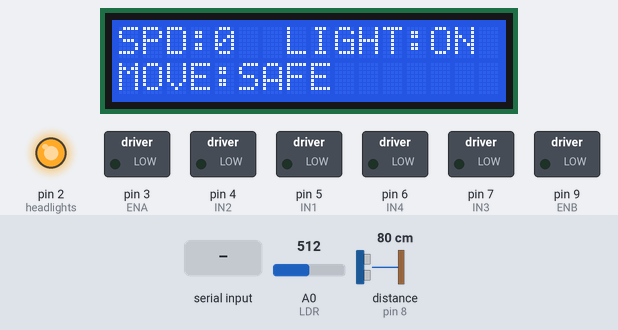
Recording of a sketch running on a simulated Arduino Uno, built with avr-gcc and run on an emulated ATmega328P. On the bench: 16×2 character LCD, switched loads named in the sketch (green lamp = pin HIGH), output pins drawn as LEDs (lit = HIGH). Wiring (inferred from the names in the program): ultrasonic range finder: trigger pin 12; echo pin 8. The test bench sets the inputs (shaded band); at power-on: A0 (LDR) = 512, distance to the obstacle (sensor on pin 8) 80 cm. The echo pulse lasts 58.3 µs per cm; pins used as bus, display or sensor lines are not drawn; what the sketch prints to the serial monitor is not drawn.

Above: at 2.7 s.
2.8 s: "3" received over the second serial link
At 2.99 s:
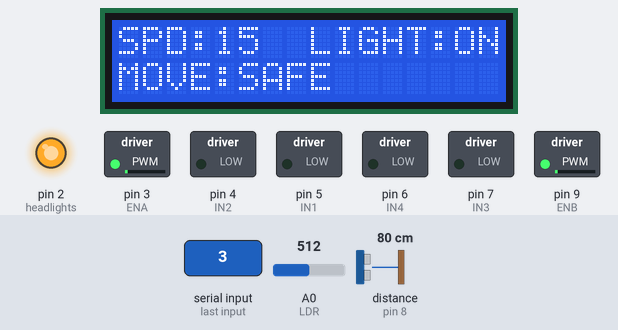
4.5 s: A0 (LDR) set to 412
6.2 s: A0 (LDR) set to 389
At 7.4 s:
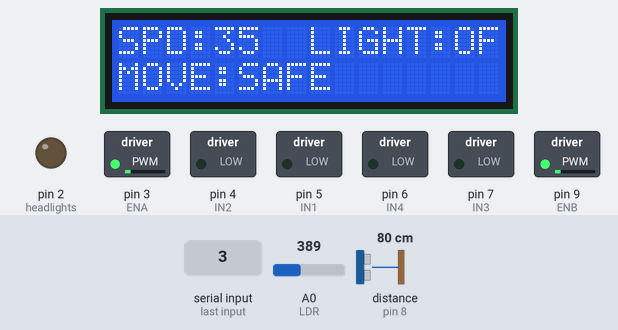
7.7 s: distance to the obstacle (sensor on pin 8) set to 21 cm
At 7.85 s:
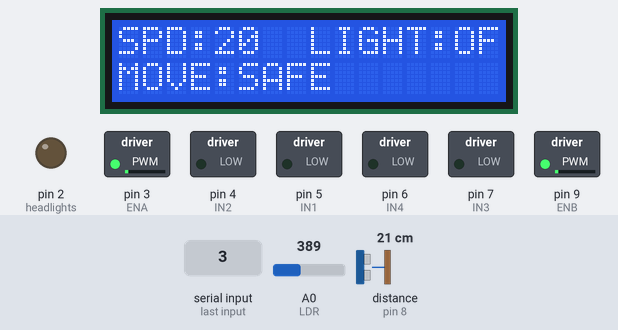
9.2 s: distance to the obstacle (sensor on pin 8) set to 17 cm
10.7 s: distance to the obstacle (sensor on pin 8) set to 11 cm
At 10.87 s:
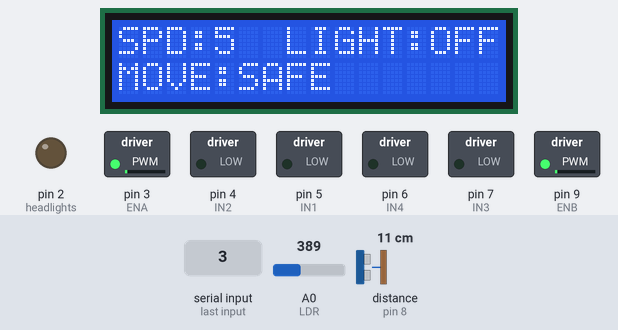
12.7 s: distance to the obstacle (sensor on pin 8) set to 8 cm
Timing chart, 0 to 15.2 s (numbered marks = the images above; inputs shaded):
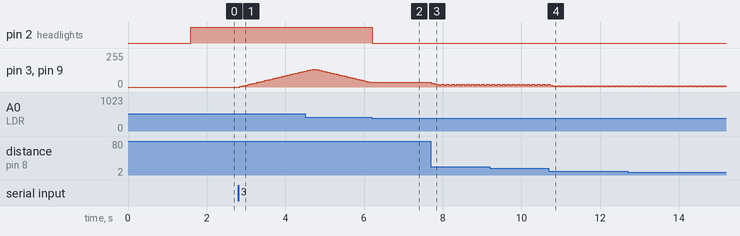

The sketch:

phase1code.ino
```cpp
#include <SoftwareSerial.h>
#include <Adafruit_LiquidCrystal.h>

// ---------------- LCD (I2C MODE) ----------------
Adafruit_LiquidCrystal lcd(0);
// SDA → A4 , SCL → A5

// ---------------- BLUETOOTH HC-05 ----------------
SoftwareSerial BT(10, 11);  // TX, RX

// ---------------- MOTOR DRIVER PINS --------------
int ENA = 3;
int ENB = 9;
int IN1 = 5;
int IN2 = 4;
int IN3 = 7;
int IN4 = 6;

// ---------------- ULTRASONIC PINS ----------------
int trigPin = 12;
int echoPin = 8;

// ---------------- LDR (LIGHT SENSOR) -------------
int LDR = A0;    // controls headlights

// ---------------- HEADLIGHT PIN ------------------
int headlights = 2;

// ---------------- VARIABLES ----------------------
char btCmd = 'S';
int Speed = 0;
int currentSpeed = 0;
unsigned long lastUpdate = 0;

// TTC safety
const int headlightThreshold = 400;  // LDR darkness threshold
const float minSafeTTC = 1500;       // 1.5 seconds


// =================================================
//                SETUP
// =================================================
void setup() {
  Serial.begin(9600);
  BT.begin(9600);

  lcd.begin(16, 2);
  lcd.print("   SMART  CAR");
  lcd.setCursor(0, 1);
  lcd.print("   By Shadow");

  pinMode(ENA, OUTPUT);
  pinMode(ENB, OUTPUT);
  pinMode(IN1, OUTPUT);
  pinMode(IN2, OUTPUT);
  pinMode(IN3, OUTPUT);
  pinMode(IN4, OUTPUT);

  pinMode(trigPin, OUTPUT);
  pinMode(echoPin, INPUT);

  pinMode(headlights, OUTPUT);

  delay(1500);
  lcd.clear();
}


// =================================================
//                MAIN LOOP
// =================================================
void loop() {

  // ------------ Bluetooth Commands -----------------
  if (BT.available()) {
    btCmd = BT.read();
    Serial.print("CMD: ");
    Serial.println(btCmd);

    handleSpeedCommand(btCmd);
  }

  // ------------ Light Control by LDR ---------------
  int lightLevel = analogRead(LDR);
  bool lightOn = (lightLevel > headlightThreshold);

  if (lightOn)
    digitalWrite(headlights, HIGH);
  else
    digitalWrite(headlights, LOW);

  // ------------ Ultrasonic Safety ------------------
  float dist = getDistance();
  float TTC = computeTTC(dist, currentSpeed);

  bool unsafe = (TTC > 0 && TTC < minSafeTTC);

  if (unsafe) {
    Speed = Speed * 0.5;   // slow down automatically
  }

  // ------------ Smooth speed update ----------------
  updateSpeed(Speed);

  // ------------ Direction Control ------------------
  moveCar(btCmd);

  // ------------ Update LCD -------------------------
  updateLCD(currentSpeed, lightOn, dist, unsafe);
}


// =================================================
//               BLUETOOTH SPEED CONTROL
// =================================================
void handleSpeedCommand(char cmd) {
  switch (cmd) {
    case '0': Speed = 80; break;
    case '1': Speed = 100; break;
    case '2': Speed = 120; break;
    case '3': Speed = 140; break;
    case '4': Speed = 160; break;
    case '5': Speed = 180; break;
    case '6': Speed = 200; break;
    case '7': Speed = 220; break;
    case '8': Speed = 240; break;
    case '9': Speed = 255; break;
    case 'q': Speed = 255; break;
  }
}


// =================================================
//                ULTRASONIC FUNCTIONS
// =================================================

float getDistance() {
  digitalWrite(trigPin, LOW);
  delayMicroseconds(2);

  digitalWrite(trigPin, HIGH);
  delayMicroseconds(10);

  digitalWrite(trigPin, LOW);

  long duration = pulseIn(echoPin, HIGH, 20000);

  if (duration == 0) return 400;


  float d = duration * 0.034 / 2.0;
  if (d > 400) d = 400;
  return d;
}

float computeTTC(int distance, int speedPWM) {
  float speed_mps = (speedPWM / 255.0) * 1.0;
  if (speed_mps <= 0) return -1;

  return (distance / 100.0) / speed_mps * 1000;
}


// =================================================
//              SPEED DYNAMICS (SMOOTH)
// =================================================
void updateSpeed(int target) {

  if (millis() - lastUpdate < 40) return;
  lastUpdate = millis();

  if (currentSpeed < target) currentSpeed += 5;
  else if (currentSpeed > target) currentSpeed -= 5;

  if (currentSpeed < 0) currentSpeed = 0;
  if (currentSpeed > 255) currentSpeed = 255;

  analogWrite(ENA, currentSpeed);
  analogWrite(ENB, currentSpeed);
}


// =================================================
//                  MOVEMENT
// =================================================
void moveCar(char cmd) {

  switch (cmd) {

    case 'F': // Forward
      forward();
      break;

    case 'B': // Backward
      backward();
      break;

    case 'L': // Left
      left();
      break;

    case 'R': // Right
      right();
      break;

    default: // Stop
      stopCar();
      break;
  }
}


void forward() {
  digitalWrite(IN1, LOW);
  digitalWrite(IN2, HIGH);
  digitalWrite(IN3, LOW);
  digitalWrite(IN4, HIGH);
}

void backward() {
  digitalWrite(IN1, HIGH);
  digitalWrite(IN2, LOW);
  digitalWrite(IN3, HIGH);
  digitalWrite(IN4, LOW);
}

void left() {
  digitalWrite(IN1, HIGH);
  digitalWrite(IN2, LOW);
  digitalWrite(IN3, LOW);
  digitalWrite(IN4, HIGH);
}

void right() {
  digitalWrite(IN1, LOW);
  digitalWrite(IN2, HIGH);
  digitalWrite(IN3, HIGH);
  digitalWrite(IN4, LOW);
}

void stopCar() {
  digitalWrite(IN1, LOW);
  digitalWrite(IN2, LOW);
  digitalWrite(IN3, LOW);
  digitalWrite(IN4, LOW);
}


// =================================================
//                   LCD DISPLAY
// =================================================
void updateLCD(int spd, bool lightOn, float dist, bool unsafe) {

  lcd.setCursor(0, 0);
  lcd.print("SPD:");
  lcd.print(spd);

  lcd.print("  ");

  lcd.print("LIGHT:");
  if (lightOn)
    lcd.print("ON ");
  else
    lcd.print("OFF");

  lcd.setCursor(0, 1);
  lcd.print("MOVE:");

  if (unsafe) {
    lcd.print("OBSTACLE ");
  } else {
    lcd.print("SAFE     ");
  }
}
```

Measured:
- the behaviour switches between 401 and 400 on A0 (LDR) (found by bisection; images 1 and 2)
- after the input at 2.8 s, pin 3 (ENA), pin 9 (ENB): moves from 0/255 to 120/255 over 1.6 s, starting at once; the display: first changes after 0.07 s (image 1 shows a later state)
- after the input at 6.2 s, pin 2 (headlights): HIGH → LOW at once; the display: changes at once (image 2)
- after the input at 7.7 s, the display: first changes at once (image 3 shows a later state)
- after the input at 10.7 s, the display: first changes after 0.09 s (image 4 shows a later state)
